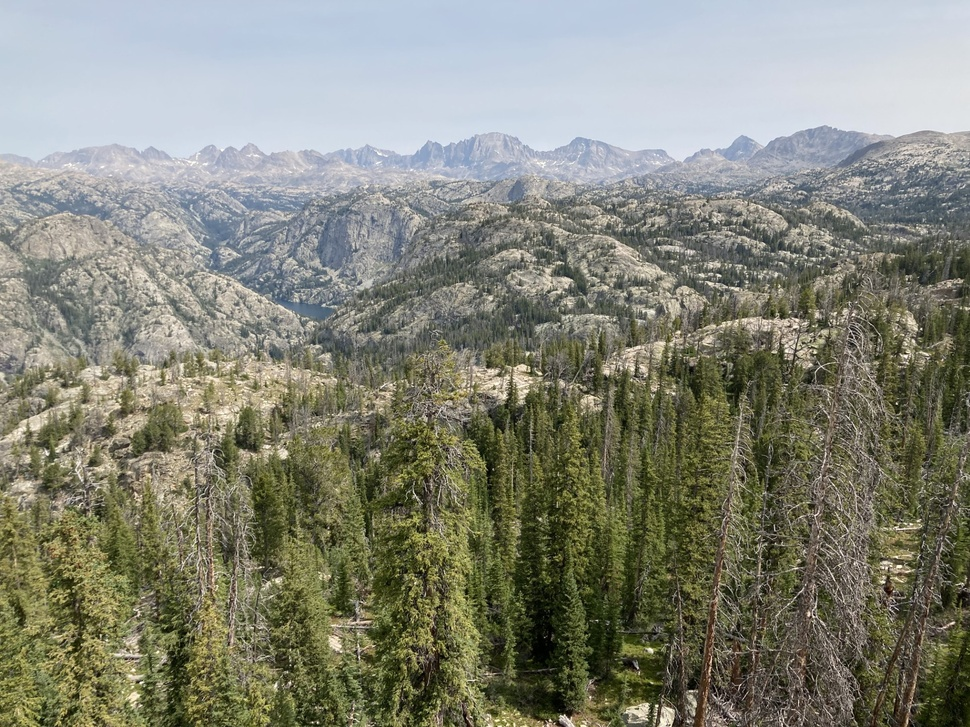
#> input picture clahe_test_og.jpg, 970 x 727 px, shrunk from 1920 x 1440 before the run, given in place of video_capture_2024-07-01_09-08-21.mp4, which was not available
$ jupyter execute chat_preproc_suggestions.ipynb   (older library calls are emulated)
#> lines starting #> are read from the running program, lines starting #| are printed output that depends on the picture; after the words box and inside, x2 and y2 are one past the last pixel; in counts of white or black regions, pixels touching at a corner belong together; pictures that were not available may be replaced by others from this repository, and a replacement may not be noted
[cell 1]
import cv2
import numpy as np
import matplotlib.pyplot as plt

[cell 2]
video = 'July/videos/video_capture_2024-07-01_09-08-21.mp4'
_, image = cv2.VideoCapture(video).read()
#> image is the input picture: shape (727, 970, 3); mean B, G, R 119.3, 133.1, 131.6
lab_image = cv2.cvtColor(image, cv2.COLOR_BGR2LAB)
#> lab_image: shape (727, 970, 3); mean of channels 0, 1, 2 138.5, 125.2, 135.9
image = cv2.cvtColor(image, cv2.COLOR_BGR2GRAY)
#> image: shape (727, 970)

[cell 3]
# Apply histogram equalization
equalized_image = cv2.equalizeHist(image)


plt.figure(figsize=(12, 6))

plt.subplot(1, 2, 1)
plt.title('Original Image')
plt.imshow(cv2.cvtColor(image, cv2.COLOR_BGR2RGB))
plt.axis('off')

plt.subplot(1, 2, 2)
plt.title('New Image')
plt.imshow(cv2.cvtColor(equalized_image, cv2.COLOR_BGR2RGB))
plt.axis('off')

plt.show()
plt.close()

[cell 4]
# Create a CLAHE object
clahe = cv2.createCLAHE(clipLimit=4.0, tileGridSize=(32, 32))

# Apply CLAHE
clahe_image = clahe.apply(image)


plt.figure(figsize=(12, 6))

plt.subplot(1, 2, 1)
plt.title('Original Image')
plt.imshow(cv2.cvtColor(image, cv2.COLOR_BGR2RGB))
plt.axis('off')

plt.subplot(1, 2, 2)
plt.title('New Image')
plt.imshow(cv2.cvtColor(clahe_image, cv2.COLOR_BGR2RGB))
plt.axis('off')

plt.show()
plt.close()

[cell 5]
# Create a Gaussian blurred image
blurred = cv2.GaussianBlur(image, (9, 9), 10.0)

# Subtract the blurred image from the original image
unsharp_image = cv2.addWeighted(image, 1.5, blurred, -0.5, 0)


plt.figure(figsize=(12, 6))

plt.subplot(1, 2, 1)
plt.title('Original Image')
plt.imshow(cv2.cvtColor(image, cv2.COLOR_BGR2RGB))
plt.axis('off')

plt.subplot(1, 2, 2)
plt.title('New Image')
plt.imshow(cv2.cvtColor(unsharp_image, cv2.COLOR_BGR2RGB))
plt.axis('off')

plt.show()
plt.close()

[cell 6]
# Apply Laplacian filter
laplacian = cv2.Laplacian(image, cv2.CV_64F)

# Convert back to 8-bit image
laplacian = cv2.convertScaleAbs(laplacian)


plt.figure(figsize=(12, 6))

plt.subplot(1, 2, 1)
plt.title('Original Image')
plt.imshow(cv2.cvtColor(image, cv2.COLOR_BGR2RGB))
plt.axis('off')

plt.subplot(1, 2, 2)
plt.title('New Image')
plt.imshow(cv2.cvtColor(laplacian, cv2.COLOR_BGR2RGB))
plt.axis('off')

plt.show()
plt.close()

[cell 7]
# Create a Gaussian blurred image
blurred = cv2.GaussianBlur(image, (21, 21), 0)

# Subtract the blurred image from the original image to get high-pass
high_pass = image - blurred
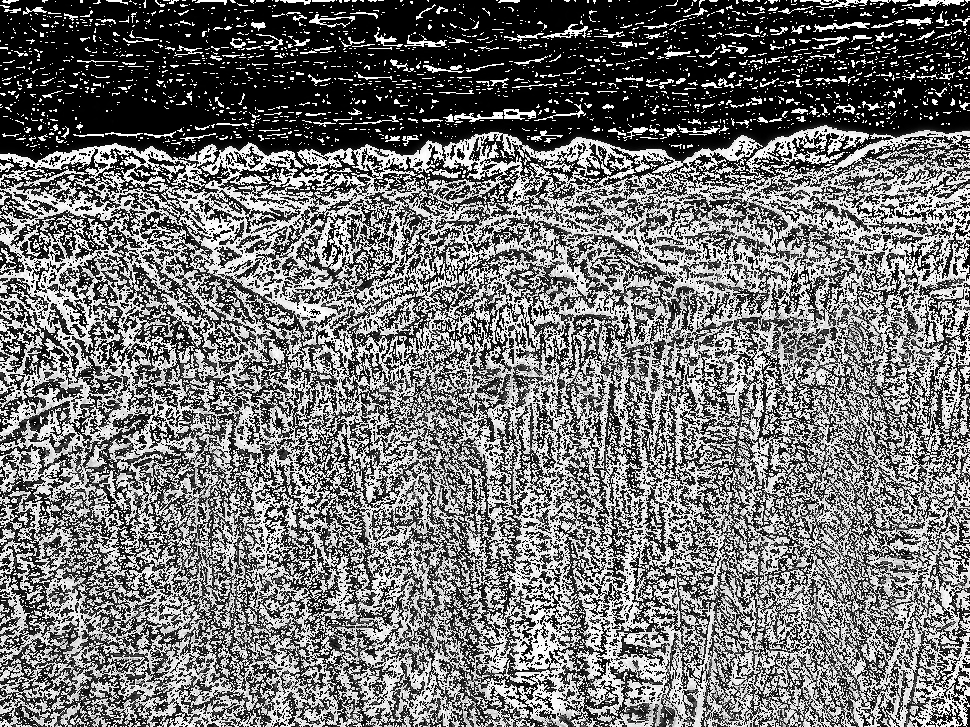
#> high_pass: shape (727, 970); min 0, max 255, mean 115.3


plt.figure(figsize=(18, 6))

plt.subplot(1, 3, 1)
plt.title('Original Image')
plt.imshow(cv2.cvtColor(image, cv2.COLOR_BGR2RGB))
plt.axis('off')

plt.subplot(1, 3, 2)
plt.title('Blurred Image')
plt.imshow(cv2.cvtColor(blurred, cv2.COLOR_BGR2RGB))
plt.axis('off')

plt.subplot(1, 3, 3)
plt.title('New Image')
plt.imshow(cv2.cvtColor(high_pass, cv2.COLOR_BGR2RGB))
plt.axis('off')

plt.show()
plt.close()

[cell 8]
# Apply bilateral filter
bilateral = cv2.bilateralFilter(image, d=9, sigmaColor=75, sigmaSpace=75)


plt.figure(figsize=(12, 6))

plt.subplot(1, 2, 1)
plt.title('Original Image')
plt.imshow(cv2.cvtColor(image, cv2.COLOR_BGR2RGB))
plt.axis('off')

plt.subplot(1, 2, 2)
plt.title('New Image')
plt.imshow(cv2.cvtColor(bilateral, cv2.COLOR_BGR2RGB))
plt.axis('off')

plt.show()
plt.close()

[cell 9]
# Apply Canny edge detection
edges = cv2.Canny(image, 100, 200)
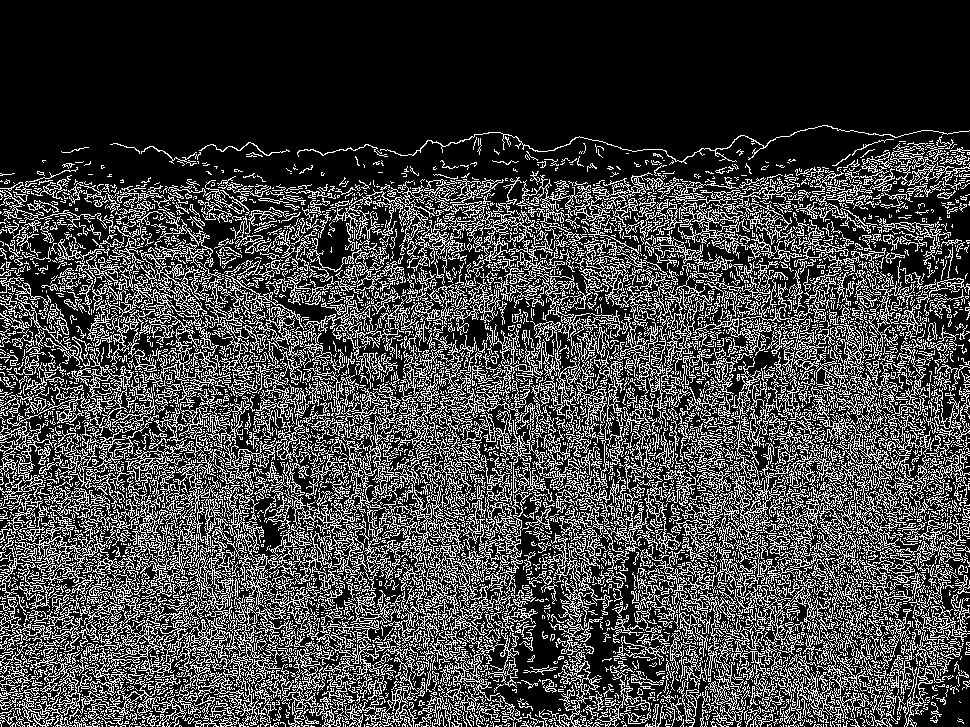
#> edges: shape (727, 970); 25.8% white in thin lines or dots, all inside (x1, y1, x2, y2) = (0, 125, 970, 727)


plt.figure(figsize=(12, 6))

plt.subplot(1, 2, 1)
plt.title('Original Image')
plt.imshow(cv2.cvtColor(image, cv2.COLOR_BGR2RGB))
plt.axis('off')

plt.subplot(1, 2, 2)
plt.title('New Image')
plt.imshow(cv2.cvtColor(edges, cv2.COLOR_BGR2RGB))
plt.axis('off')

plt.show()
plt.close()

[cell 10]
# Apply adaptive thresholding
adaptive_thresh = cv2.adaptiveThreshold(image, 255, cv2.ADAPTIVE_THRESH_GAUSSIAN_C, cv2.THRESH_BINARY, 11, 2)
#> adaptive_thresh: shape (727, 970); 59.6% white; black in thin lines or dots


plt.figure(figsize=(12, 6))

plt.subplot(1, 2, 1)
plt.title('Original Image')
plt.imshow(cv2.cvtColor(image, cv2.COLOR_BGR2RGB))
plt.axis('off')

plt.subplot(1, 2, 2)
plt.title('New Image')
plt.imshow(cv2.cvtColor(adaptive_thresh, cv2.COLOR_BGR2RGB))
plt.axis('off')

plt.show()
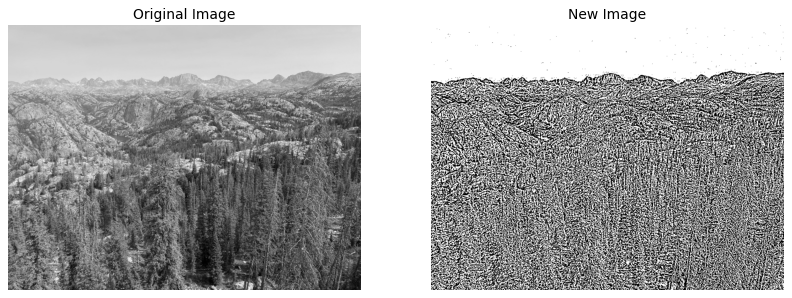
#> figure drawn by matplotlib, 2 panels
plt.close()

[cell 11]
# Simple thresholding
_, binary_image = cv2.threshold(image, 127, 255, cv2.THRESH_BINARY)
#> binary_image: shape (727, 970); 48.5% white; 6646 white regions (6207 under 20 px), largest, box (x1, y1, x2, y2) and area: (0, 0, 970, 678) 259920, (49, 491, 164, 727) 6280, (412, 423, 545, 727) 4658

# Adaptive thresholding
adaptive_threshold = cv2.adaptiveThreshold(image, 255, cv2.ADAPTIVE_THRESH_MEAN_C, cv2.THRESH_BINARY, 11, 2)
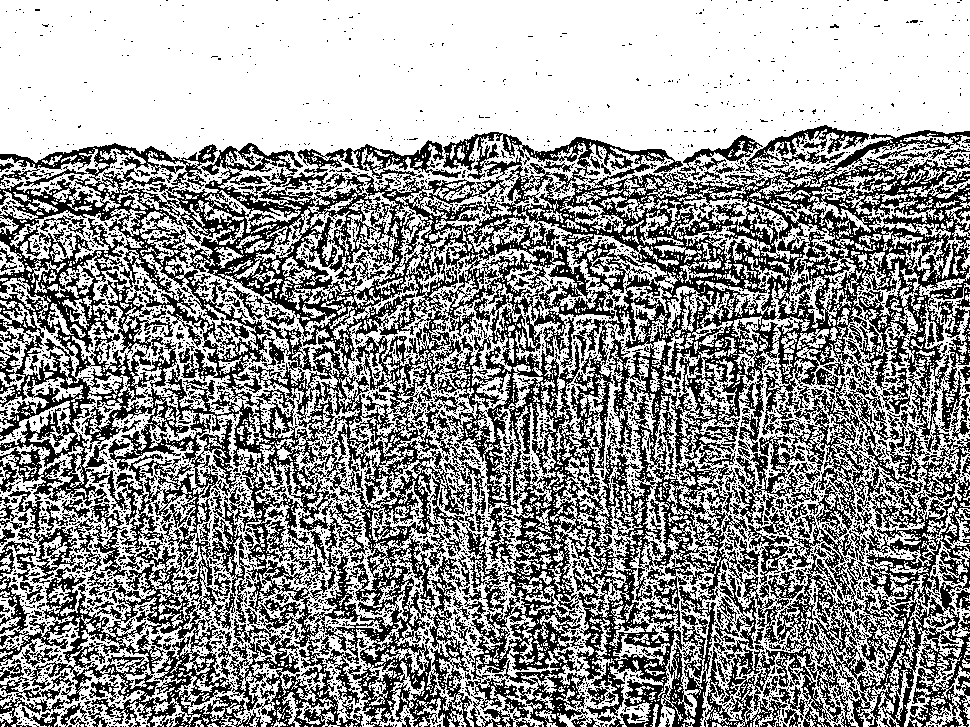
#> adaptive_threshold: shape (727, 970); 58.9% white; black in thin lines or dots

# Otsu's thresholding
_, otsu_threshold = cv2.threshold(image, 0, 255, cv2.THRESH_BINARY + cv2.THRESH_OTSU)
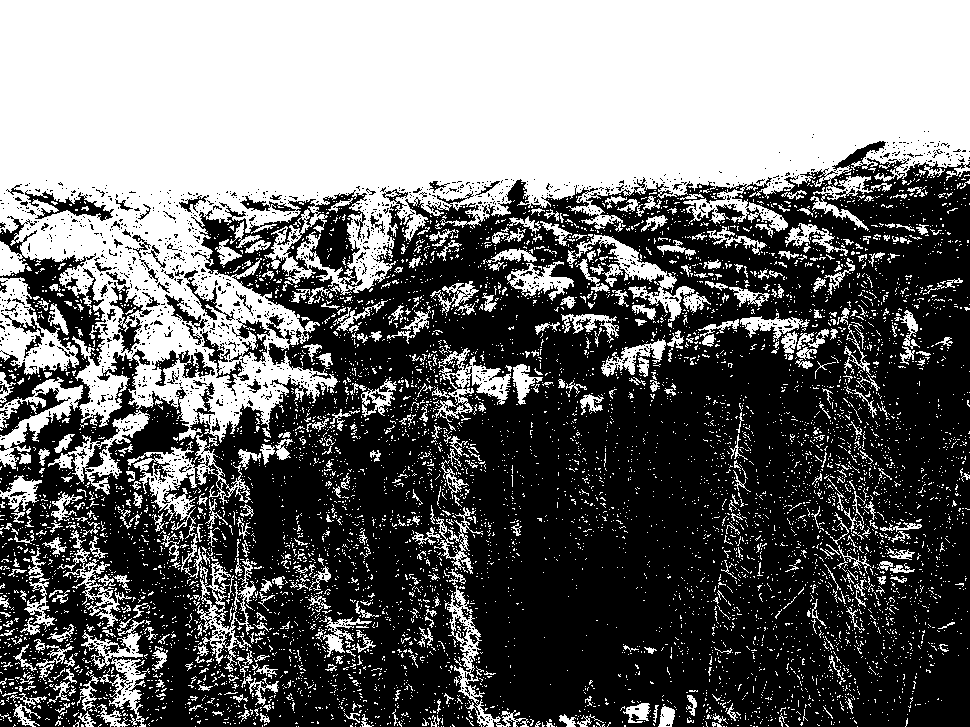
#> otsu_threshold: shape (727, 970); 43.6% white; 6974 white regions (6487 under 20 px), largest, box (x1, y1, x2, y2) and area: (0, 0, 970, 446) 226693, (0, 277, 79, 375) 3424, (127, 434, 251, 579) 3205

# Display images
plt.figure(figsize=(10, 7))

plt.subplot(2, 2, 1)
plt.title('Original Image')
plt.imshow(image, cmap='gray')
plt.axis('off')

plt.subplot(2, 2, 2)
plt.title('Simple Thresholding')
plt.imshow(binary_image, cmap='gray')
plt.axis('off')

plt.subplot(2, 2, 3)
plt.title('Adaptive Thresholding')
plt.imshow(adaptive_threshold, cmap='gray')
plt.axis('off')

plt.subplot(2, 2, 4)
plt.title('Otsu\'s Thresholding')
plt.imshow(otsu_threshold, cmap='gray')
plt.axis('off')

plt.tight_layout()
plt.show()

[cell 12]
low_threshold = 64
high_threshold = 157 # 223

# Use cv2.inRange to capture low and high intensity ranges
low_high_mask = cv2.inRange(image, 0, low_threshold) | cv2.inRange(image, high_threshold, 255)
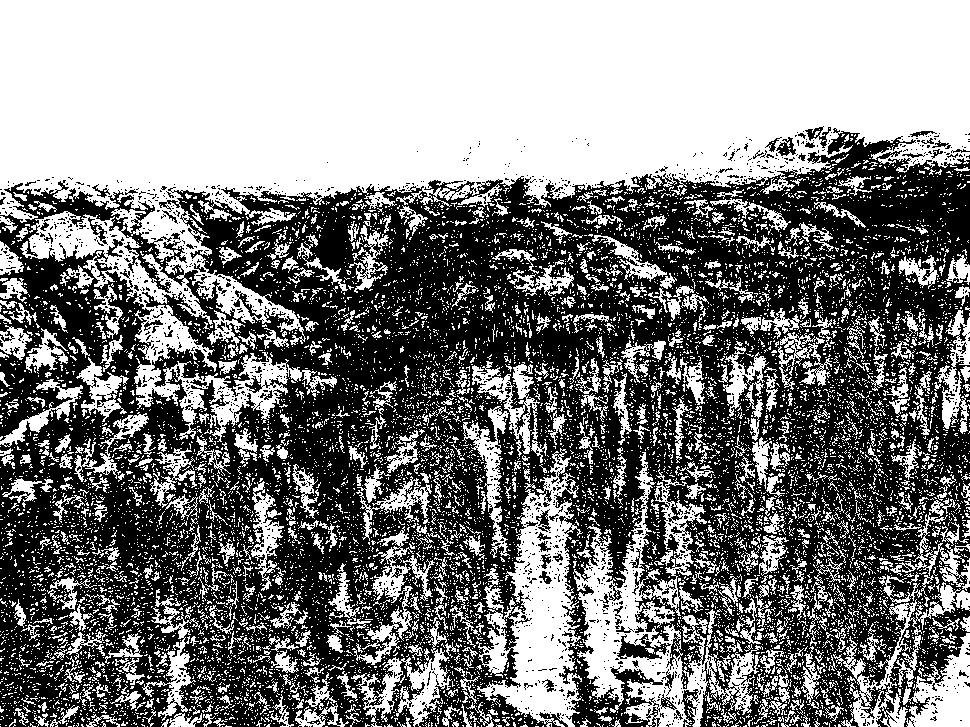
#> low_high_mask: shape (727, 970); 49.7% white; 10949 white regions (10130 under 20 px), largest, box (x1, y1, x2, y2) and area: (0, 0, 970, 442) 196090, (573, 452, 763, 727) 14845, (476, 448, 583, 727) 12792

# Display the result
plt.figure(figsize=(6, 6))
plt.title('Low and High Intensity Mask')
plt.imshow(low_high_mask, cmap='gray')
plt.axis('off')
plt.show()

[cell 13]
low_threshold = 64
high_threshold = 150

# Modify the image using np.where
modified_image_np = np.where(image < low_threshold, 0, np.where(image > high_threshold, 255, image))
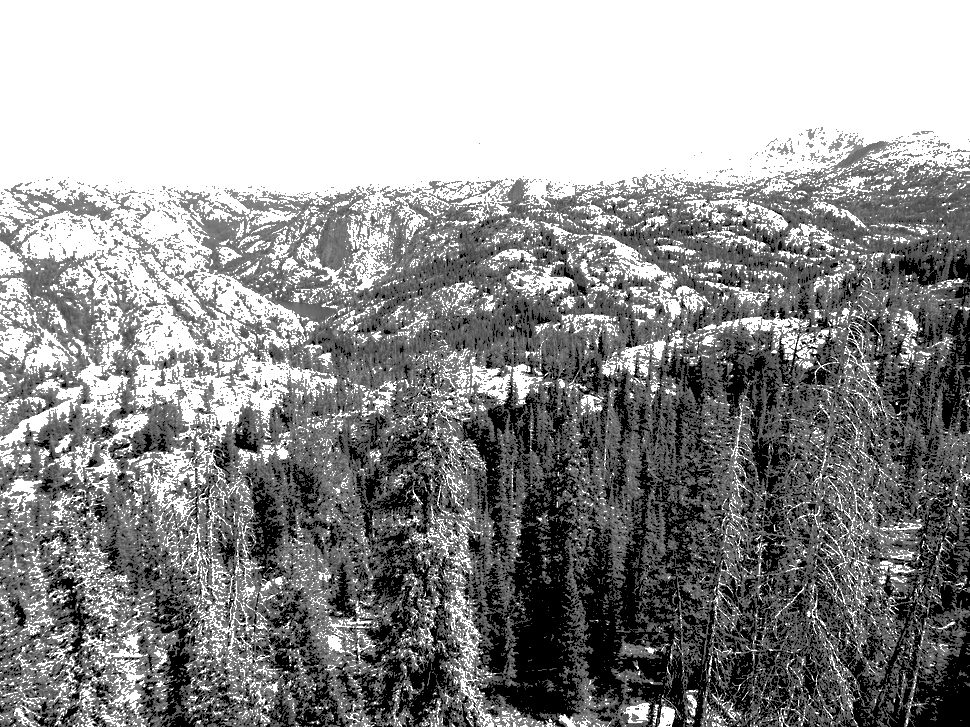
#> modified_image_np: shape (727, 970); min 0, max 255, mean 147.7

# Display the result
plt.figure(figsize=(6, 6))
plt.title('Modified Image with np.where')
plt.imshow(modified_image_np, cmap='gray')
plt.axis('off')
plt.show()
